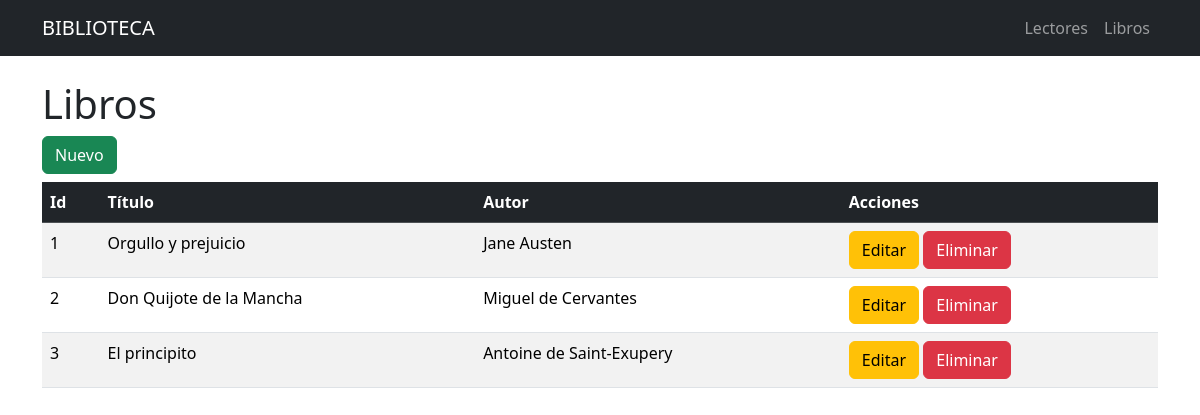
/libros, run on an earlier commit of the app's database.
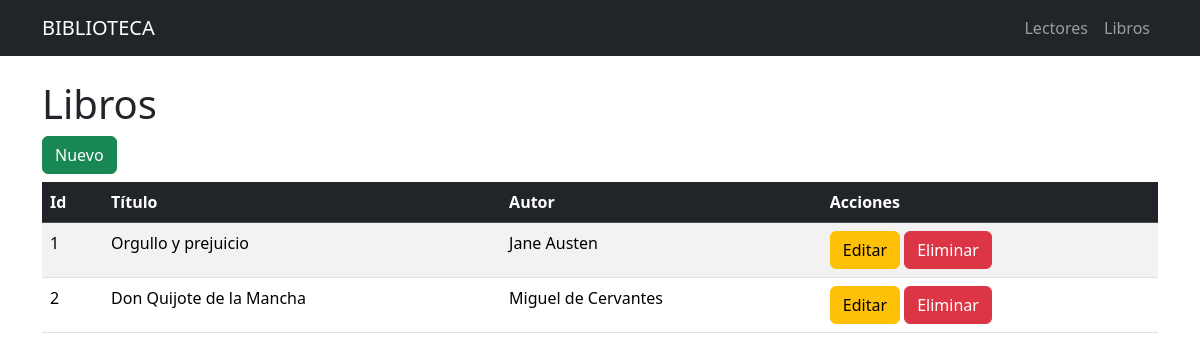
And on a later commit of the database.
### tables this page shows
CREATE TABLE libros(
        id INTEGER PRIMARY KEY,
        titulo TEXT NOT NULL,
        autor TEXT NOT NULL
    );

### app.py (the view)
@app.route("/libros")
def libros():
    conn = get_db_connection()
    libros = conn.execute(
        "SELECT * FROM libros"
    ).fetchall()
    conn.close()
    return render_template("libros.html", libros=libros)

### app.py (called while the page is built)
def get_db_connection():
    conn = sqlite3.connect("biblioteca.db")
    conn.row_factory = sqlite3.Row
    return conn

### templates/libros.html
{% extends "base.html" %}
{% block content %}
<h1>Libros</h1>
<a href="{{ url_for('nuevo_libro') }}" class="btn btn-success mb-2">
    Nuevo
</a>
<table class="table table-striped table-hover">
    <thead class="table-dark">
        <tr>
            <th>Id</th>
            <th>Título</th>
            <th>Autor</th>
            <th>Acciones</th>
        </tr>
    </thead>
    <tbody>
        {% for libro in libros %}
        <tr>
            <td>{{ libro.id }}</td>
            <td>{{ libro.titulo }}</td>
            <td>{{ libro.autor }}</td>
            <td>
                <a href="{{ url_for('editar_libro', id=libro.id) }}"
                   class="btn btn-warning">
                    Editar
                </a>
                <a href="{{ url_for('eliminar_libro', id=libro.id) }}"
                   class="btn btn-danger"
                   onclick="return confirm('¿Está seguro?')">
                    Eliminar
                </a>
            </td>
        </tr>
        {% endfor %}
    </tbody>
</table>
{% endblock %}

### templates/base.html (shortened to what this page needs)
<!doctype html>
<html lang="es">
<head>
    <link href="https://cdn.jsdelivr.net/npm/bootstrap@5.3.8/dist/css/bootstrap.min.css"
          rel="stylesheet">
</head>
<body>
<nav class="navbar navbar-expand-lg navbar-dark bg-dark">
    <div class="container">
        <a class="navbar-brand" href="#">
            BIBLIOTECA
        </a>
        <div class="navbar-nav">
            <a class="nav-link" href="{{ url_for('lectores') }}">
                Lectores
            </a>
            <a class="nav-link" href="{{ url_for('libros') }}">
                Libros
            </a>
        </div>
    </div>
</nav>
<div class="container mt-4">
    {% block content %}
    {% endblock %}
</div>
</body>
</html>

What changed in the data, as far as the page shows it:
removed libros: id "3", titulo "El principito", autor "Antoine de Saint-Exupery"
